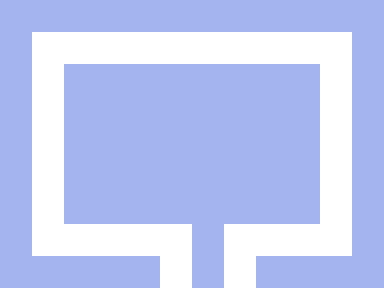

This game map was drawn from its Tiled (.tmx) file and the tilesets committed beside it. A one-line description and the full map source follow:
An orthogonal 12x9 tile map with 32x32 px tiles, 1 tile layer (background) and 1 object (Door).

<map version="1.0" orientation="orthogonal" renderorder="right-down" width="12" height="9" tilewidth="32" tileheight="32" nextobjectid="2">
 <tileset firstgid="1" name="snowtiles0" tilewidth="32" tileheight="32" tilecount="5" columns="5">
  <image source="snowtiles0.png" width="160" height="32" />
 </tileset>
 <layer name="background" width="12" height="9">
  <data encoding="csv">
5,5,5,5,5,5,5,5,5,5,5,5,
5,1,1,1,1,1,1,1,1,1,1,5,
5,1,5,5,5,5,5,5,5,5,1,5,
5,1,5,5,5,5,5,5,5,5,1,5,
5,1,5,5,5,5,5,5,5,5,1,5,
5,1,5,5,5,5,5,5,5,5,1,5,
5,1,5,5,5,5,5,5,5,5,1,5,
5,1,1,1,1,1,5,1,1,1,1,5,
5,5,5,5,5,1,5,1,5,5,5,5
</data>
 </layer>
 <objectgroup name="Doors">
  <object id="1" name="Door" x="192" y="256" width="32" height="32">
   <properties>
    <property name="Destination" value="snowmap0.tmx" />
   </properties>
  </object>
 </objectgroup>
</map>